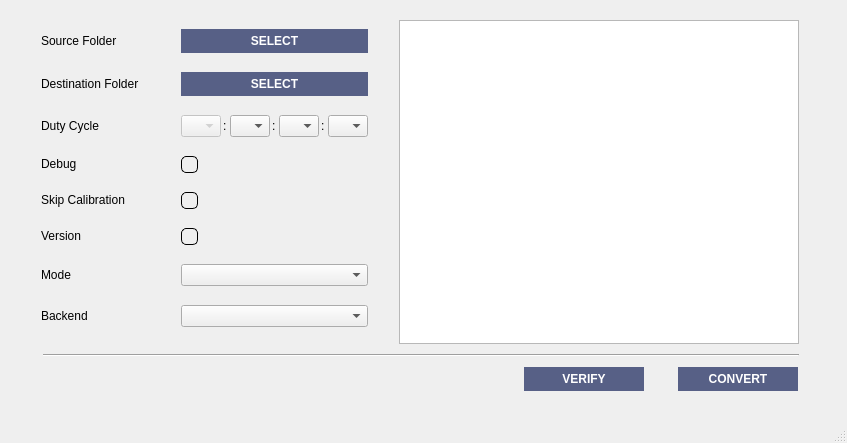
<?xml version="1.0" encoding="UTF-8"?>
<ui version="4.0">
 <class>MainWindow</class>
 <widget class="QMainWindow" name="MainWindow">
  <property name="geometry">
   <rect>
    <x>0</x>
    <y>0</y>
    <width>847</width>
    <height>443</height>
   </rect>
  </property>
  <property name="sizePolicy">
   <sizepolicy hsizetype="Preferred" vsizetype="Preferred">
    <horstretch>0</horstretch>
    <verstretch>0</verstretch>
   </sizepolicy>
  </property>
  <property name="minimumSize">
   <size>
    <width>0</width>
    <height>0</height>
   </size>
  </property>
  <property name="windowTitle">
   <string>d2c-GUI [Data converter programmed by Dr. Fabio Schirru]</string>
  </property>
  <widget class="QWidget" name="centralwidget">
   <property name="sizePolicy">
    <sizepolicy hsizetype="Preferred" vsizetype="Preferred">
     <horstretch>0</horstretch>
     <verstretch>0</verstretch>
    </sizepolicy>
   </property>
   <widget class="QWidget" name="verticalLayoutWidget">
    <property name="geometry">
     <rect>
      <x>20</x>
      <y>20</y>
      <width>802</width>
      <height>371</height>
     </rect>
    </property>
    <layout class="QVBoxLayout" name="verticalLayout">
     <property name="spacing">
      <number>10</number>
     </property>
     <item>
      <layout class="QHBoxLayout" name="horizontalLayout_1" stretch="1,2">
       <property name="spacing">
        <number>10</number>
       </property>
       <property name="sizeConstraint">
        <enum>QLayout::SetDefaultConstraint</enum>
       </property>
       <item>
        <layout class="QGridLayout" name="gridLayout" columnstretch="1,0">
         <item row="1" column="0">
          <widget class="QLabel" name="destination_folder_lb">
           <property name="sizePolicy">
            <sizepolicy hsizetype="Fixed" vsizetype="Fixed">
             <horstretch>0</horstretch>
             <verstretch>0</verstretch>
            </sizepolicy>
           </property>
           <property name="minimumSize">
            <size>
             <width>130</width>
             <height>0</height>
            </size>
           </property>
           <property name="maximumSize">
            <size>
             <width>100</width>
             <height>16777215</height>
            </size>
           </property>
           <property name="text">
            <string>Destination Folder</string>
           </property>
          </widget>
         </item>
         <item row="3" column="1">
          <widget class="QCheckBox" name="debug_cb">
           <property name="enabled">
            <bool>false</bool>
           </property>
           <property name="styleSheet">
            <string notr="true">QCheckBox::indicator {
    width: 15px;
    height: 15px;
    background-color: qradialgradient( spread:pad,
                            cx:0.5,
                            cy:0.5,
                            radius:0.5,
                            fx:0.5,
                            fy:0.5,
                            stop:1 #ddd, 
								stop:0 #fff);

    border-radius: 5px;
    border-style: solid;
    border-width: 1px;
	/*border-top: 2px solid white;
	border-right: 2px solid white;*/
    border-color: black black black black; 
}

/*
QCheckBox::indicator {
    width: 40px;
    height: 40px;
    background-color: qradialgradient(spread:pad, 
                            cx:0.5,
                            cy:0.5,
                            radius:1.9,
                            fx:0.5,
                            fy:0.5,
                            stop:0 rgba(255, 0, 0, 255), 
                            stop:1 rgba(0, 0, 0, 255));
    border-radius: 5px;
    border-style: solid;
    border-width: 2px;
    border-color: white white black black;
} */

QCheckBox::indicator:checked {
    background-color: qradialgradient(spread:pad, 
                            cx:0.5,
                            cy:0.5,
                            radius:0.5,
                            fx:0.5,
                            fy:0.5,
                            stop:0 #ddd, 
                            stop:1 red);
} /*
QCheckBox:checked, QCheckBox::indicator:checked {
    border-color: black black white white;
}
/*
QCheckBox:checked {
    background-color: qradialgradient(spread:pad, 
                            cx:0.739, 
                            cy:0.278364, 
                            radius:0.378, 
                            fx:0.997289, 
                            fy:0.00289117, 
                            stop:0 rgba(255, 255, 255, 255), 
                            stop:1 rgba(160, 160, 160, 255));
} */</string>
           </property>
           <property name="text">
            <string/>
           </property>
          </widget>
         </item>
         <item row="6" column="0">
          <widget class="QLabel" name="mode_lb">
           <property name="sizePolicy">
            <sizepolicy hsizetype="Fixed" vsizetype="Fixed">
             <horstretch>0</horstretch>
             <verstretch>0</verstretch>
            </sizepolicy>
           </property>
           <property name="minimumSize">
            <size>
             <width>100</width>
             <height>0</height>
            </size>
           </property>
           <property name="maximumSize">
            <size>
             <width>100</width>
             <height>16777215</height>
            </size>
           </property>
           <property name="text">
            <string>Mode</string>
           </property>
          </widget>
         </item>
         <item row="5" column="0">
          <widget class="QLabel" name="version_lb">
           <property name="sizePolicy">
            <sizepolicy hsizetype="Fixed" vsizetype="Fixed">
             <horstretch>0</horstretch>
             <verstretch>0</verstretch>
            </sizepolicy>
           </property>
           <property name="minimumSize">
            <size>
             <width>100</width>
             <height>0</height>
            </size>
           </property>
           <property name="maximumSize">
            <size>
             <width>100</width>
             <height>16777215</height>
            </size>
           </property>
           <property name="text">
            <string>Version</string>
           </property>
          </widget>
         </item>
         <item row="0" column="1">
          <widget class="QPushButton" name="source_folder_btn">
           <property name="sizePolicy">
            <sizepolicy hsizetype="Preferred" vsizetype="Fixed">
             <horstretch>0</horstretch>
             <verstretch>0</verstretch>
            </sizepolicy>
           </property>
           <property name="font">
            <font>
             <weight>75</weight>
             <bold>true</bold>
            </font>
           </property>
           <property name="styleSheet">
            <string notr="true">#source_folder_btn {
	background-color: rgb(87, 96, 134);
  	color: white;
  	border: none;
  	padding: 5px;
  	/*border-radius: 5px;*/
	border-style: solid;
    border-width: 0px;
	/*border-top: 2px solid white;
	border-right: 2px solid white;*/
    border-color: black black black black; 
}

#source_folder_btn:hover {
	background-color: rgb(126, 133, 161);
  	/*background-color: #40DAEA;*/
  	color: white;
  	border: none;
  	padding: 5px;
  	/*border-radius: 5px;*/
}

#source_folder_btn:disabled {
	background-color: rgb(126, 133, 161);
  	/*background-color: #40DAEA;*/
  	color: white;
  	border: none;
  	padding: 5px;
  	/*border-radius: 5px;*/
}</string>
           </property>
           <property name="text">
            <string>SELECT</string>
           </property>
          </widget>
         </item>
         <item row="1" column="1">
          <widget class="QPushButton" name="destination_folder_btn">
           <property name="sizePolicy">
            <sizepolicy hsizetype="Preferred" vsizetype="Fixed">
             <horstretch>0</horstretch>
             <verstretch>0</verstretch>
            </sizepolicy>
           </property>
           <property name="font">
            <font>
             <weight>75</weight>
             <bold>true</bold>
            </font>
           </property>
           <property name="styleSheet">
            <string notr="true">#destination_folder_btn {
  	background-color: rgb(87, 96, 134);
  	color: white;
  	border: none;
  	padding: 5px;
  	/*border-radius: 5px;*/
	border-style: solid;
    border-width: 0px;
	/*border-top: 2px solid white;
	border-right: 2px solid white;*/
    border-color: black black black black; 
}

#destination_folder_btn:hover {
	background-color: rgb(126, 133, 161);
  	/*background-color: #40DAEA;*/
  	color: white;
  	border: none;
  	padding: 5px;
  	/*border-radius: 5px;*/
}

#destination_folder_btn:disabled {
	background-color: rgb(126, 133, 161);
  	/*background-color: #40DAEA;*/
  	color: white;
  	border: none;
  	padding: 5px;
  	/*border-radius: 5px;*/
}</string>
           </property>
           <property name="text">
            <string>SELECT</string>
           </property>
          </widget>
         </item>
         <item row="2" column="1">
          <layout class="QHBoxLayout" name="horizontalLayout_2">
           <property name="spacing">
            <number>2</number>
           </property>
           <item>
            <widget class="QComboBox" name="duty_cycle_cmb0">
             <property name="enabled">
              <bool>false</bool>
             </property>
             <property name="sizePolicy">
              <sizepolicy hsizetype="Fixed" vsizetype="Fixed">
               <horstretch>0</horstretch>
               <verstretch>0</verstretch>
              </sizepolicy>
             </property>
             <property name="minimumSize">
              <size>
               <width>40</width>
               <height>0</height>
              </size>
             </property>
             <property name="maximumSize">
              <size>
               <width>40</width>
               <height>16777215</height>
              </size>
             </property>
             <property name="font">
              <font>
               <weight>75</weight>
               <bold>true</bold>
              </font>
             </property>
             <property name="styleSheet">
              <string notr="true">QComboBox{
	border: none;
	background-color: rgb(87, 96, 134);
	selection-background-color: rgb(126, 133, 161);
	color: rgb(255, 255, 255);
	font-weight: bold;
	padding: 5px 
}

#duty_cycle_cmb0:disabled {
	background-color: rgb(126, 133, 161);
  	/*background-color: #40DAEA;*/
  	color: white;
  	border: none;
  	padding: 5px;
  	/*border-radius: 5px;*/
}



QListView{
    border:                 none;
    color:                      rgb(87, 96, 134);
    background-color:   rgb(87, 96, 134);
    font-weight:            bold;
   
}


/*
QComboBox
{
    color:white;
    background-color: qlineargradient(x1:0, y1:0, x2:1,y2:1, stop: 1  #05B0CB, stop: 0  #05B0CB);
    border-color: rgba(255,255,255,200);
    border-width: 1px;
    border-style: solid;
}



QComboBox QListView
{
    border-style: none;
    background-color: qlineargradient(x1:0, y1:0, x2:1,y2:0, stop: 1 rgba(228, 41, 81, 100), stop: 0 rgba(234, 107, 101, 100));
}

QListView:item
{
   color:red;
}



/*
QComboBox
{
    color:white;
    background-color: qlineargradient(x1:0, y1:0, x2:1,y2:1, stop: 1 rgba(228, 41, 81, 100), stop: 0 rgba(234, 107, 101, 100));
    border-color: rgba(255,255,255,200);
    border-width: 1px;
    border-style: solid;
}

QComboBox QListView
{
    border-style: none;
    background-color: qlineargradient(x1:0, y1:0, x2:1,y2:0, stop: 1 rgba(228, 41, 81, 100), stop: 0 rgba(234, 107, 101, 100));
}

QComboBox::drop-down
{
    width: 20px;
    border: 1px;
    border-color:white;
    border-left-style:solid;
    border-top-style: none;
    border-bottom-style: none;
    border-right-style: none;
}

QComboBox::down-arrow
{
    image: url(:/ArrowImages/images/whitearrowdown16.png);
    width: 16px;
    height: 16px;
}

</string>
             </property>
            </widget>
           </item>
           <item>
            <widget class="QLabel" name="label_4">
             <property name="sizePolicy">
              <sizepolicy hsizetype="Preferred" vsizetype="Preferred">
               <horstretch>0</horstretch>
               <verstretch>0</verstretch>
              </sizepolicy>
             </property>
             <property name="minimumSize">
              <size>
               <width>5</width>
               <height>0</height>
              </size>
             </property>
             <property name="maximumSize">
              <size>
               <width>5</width>
               <height>16777215</height>
              </size>
             </property>
             <property name="text">
              <string>:</string>
             </property>
            </widget>
           </item>
           <item>
            <widget class="QComboBox" name="duty_cycle_cmb1">
             <property name="sizePolicy">
              <sizepolicy hsizetype="Fixed" vsizetype="Fixed">
               <horstretch>0</horstretch>
               <verstretch>0</verstretch>
              </sizepolicy>
             </property>
             <property name="minimumSize">
              <size>
               <width>40</width>
               <height>0</height>
              </size>
             </property>
             <property name="maximumSize">
              <size>
               <width>40</width>
               <height>16777215</height>
              </size>
             </property>
             <property name="font">
              <font>
               <weight>75</weight>
               <bold>true</bold>
              </font>
             </property>
             <property name="styleSheet">
              <string notr="true">QComboBox{
	border: none;
	background-color: rgb(87, 96, 134);
	selection-background-color: rgb(126, 133, 161);
	color: rgb(255, 255, 255);
	font-weight: bold;
	padding: 5px 
}

#duty_cycle_cmb1:disabled {
	background-color: rgb(126, 133, 161);
  	/*background-color: #40DAEA;*/
  	color: white;
  	border: none;
  	padding: 5px;
  	/*border-radius: 5px;*/
}

QListView{
    border:                 none;
    color:                      rgb(87, 96, 134);
    background-color:   rgb(87, 96, 134);
    font-weight:            bold;
   
}

/*QComboBox
{
    color:white;
    background-color: qlineargradient(x1:0, y1:0, x2:1,y2:1, stop: 1  #05B0CB, stop: 0  #05B0CB);
    border-color: rgba(255,255,255,200);
    border-width: 1px;
    border-style: solid;
}

</string>
             </property>
            </widget>
           </item>
           <item>
            <widget class="QLabel" name="label_5">
             <property name="sizePolicy">
              <sizepolicy hsizetype="Preferred" vsizetype="Preferred">
               <horstretch>0</horstretch>
               <verstretch>0</verstretch>
              </sizepolicy>
             </property>
             <property name="minimumSize">
              <size>
               <width>5</width>
               <height>0</height>
              </size>
             </property>
             <property name="maximumSize">
              <size>
               <width>5</width>
               <height>16777215</height>
              </size>
             </property>
             <property name="text">
              <string>:</string>
             </property>
            </widget>
           </item>
           <item>
            <widget class="QComboBox" name="duty_cycle_cmb2">
             <property name="sizePolicy">
              <sizepolicy hsizetype="Fixed" vsizetype="Fixed">
               <horstretch>0</horstretch>
               <verstretch>0</verstretch>
              </sizepolicy>
             </property>
             <property name="minimumSize">
              <size>
               <width>40</width>
               <height>0</height>
              </size>
             </property>
             <property name="maximumSize">
              <size>
               <width>40</width>
               <height>16777215</height>
              </size>
             </property>
             <property name="font">
              <font>
               <weight>75</weight>
               <bold>true</bold>
              </font>
             </property>
             <property name="styleSheet">
              <string notr="true">QComboBox{
	border: none;
	background-color: rgb(87, 96, 134);
	selection-background-color: rgb(126, 133, 161);
	color: rgb(255, 255, 255);
	font-weight: bold;
	padding: 5px 
}

#duty_cycle_cmb2:disabled {
	background-color: rgb(126, 133, 161);
  	/*background-color: #40DAEA;*/
  	color: white;
  	border: none;
  	padding: 5px;
  	/*border-radius: 5px;*/
}

QListView{
    border:                 none;
    color:                      rgb(87, 96, 134);
    background-color:   rgb(87, 96, 134);
    font-weight:            bold;
   
}
/*QComboBox
{
    color:white;
    background-color: qlineargradient(x1:0, y1:0, x2:1,y2:1, stop: 1  #05B0CB, stop: 0  #05B0CB);
    border-color: rgba(255,255,255,200);
    border-width: 1px;
    border-style: solid;
}

</string>
             </property>
            </widget>
           </item>
           <item>
            <widget class="QLabel" name="label">
             <property name="minimumSize">
              <size>
               <width>5</width>
               <height>0</height>
              </size>
             </property>
             <property name="maximumSize">
              <size>
               <width>5</width>
               <height>16777215</height>
              </size>
             </property>
             <property name="text">
              <string>:</string>
             </property>
            </widget>
           </item>
           <item>
            <widget class="QComboBox" name="duty_cycle_cmb3">
             <property name="enabled">
              <bool>true</bool>
             </property>
             <property name="sizePolicy">
              <sizepolicy hsizetype="Fixed" vsizetype="Fixed">
               <horstretch>0</horstretch>
               <verstretch>0</verstretch>
              </sizepolicy>
             </property>
             <property name="minimumSize">
              <size>
               <width>40</width>
               <height>0</height>
              </size>
             </property>
             <property name="maximumSize">
              <size>
               <width>40</width>
               <height>16777215</height>
              </size>
             </property>
             <property name="styleSheet">
              <string notr="true">QComboBox{
	border: none;
	background-color: rgb(87, 96, 134);
	selection-background-color: rgb(126, 133, 161);
	color: rgb(255, 255, 255);
	font-weight: bold;
	padding: 5px 
}

#duty_cycle_cmb3:disabled {
	background-color: rgb(126, 133, 161);
  	/*background-color: #40DAEA;*/
  	color: white;
  	border: none;
  	padding: 5px;
  	/*border-radius: 5px;*/
}

QListView{
    border:                 none;
    color:                      rgb(87, 96, 134);
    background-color:   rgb(87, 96, 134);
    font-weight:            bold;
   
}
/*QComboBox
{
    color:white;
    background-color: qlineargradient(x1:0, y1:0, x2:1,y2:1, stop: 1  #05B0CB, stop: 0  #05B0CB);
    border-color: rgba(255,255,255,200);
    border-width: 1px;
    border-style: solid;
}

</string>
             </property>
            </widget>
           </item>
          </layout>
         </item>
         <item row="7" column="0">
          <widget class="QLabel" name="backend_lb">
           <property name="sizePolicy">
            <sizepolicy hsizetype="Fixed" vsizetype="Fixed">
             <horstretch>0</horstretch>
             <verstretch>0</verstretch>
            </sizepolicy>
           </property>
           <property name="minimumSize">
            <size>
             <width>100</width>
             <height>0</height>
            </size>
           </property>
           <property name="maximumSize">
            <size>
             <width>100</width>
             <height>16777215</height>
            </size>
           </property>
           <property name="text">
            <string>Backend</string>
           </property>
          </widget>
         </item>
         <item row="5" column="1">
          <widget class="QCheckBox" name="version_cb">
           <property name="enabled">
            <bool>false</bool>
           </property>
           <property name="styleSheet">
            <string notr="true">QCheckBox::indicator {
    width: 15px;
    height: 15px;
    background-color: qradialgradient( spread:pad,
                            cx:0.5,
                            cy:0.5,
                            radius:0.5,
                            fx:0.5,
                            fy:0.5,
                            stop:1 #ddd, 
								stop:0 #fff);

    border-radius: 5px;
    border-style: solid;
    border-width: 1px;
	/*border-top: 2px solid white;
	border-right: 2px solid white;*/
    border-color: black black black black; 
}

/*
QCheckBox::indicator {
    width: 40px;
    height: 40px;
    background-color: qradialgradient(spread:pad, 
                            cx:0.5,
                            cy:0.5,
                            radius:1.9,
                            fx:0.5,
                            fy:0.5,
                            stop:0 rgba(255, 0, 0, 255), 
                            stop:1 rgba(0, 0, 0, 255));
    border-radius: 5px;
    border-style: solid;
    border-width: 2px;
    border-color: white white black black;
} */

QCheckBox::indicator:checked {
    background-color: qradialgradient(spread:pad, 
                            cx:0.5,
                            cy:0.5,
                            radius:0.5,
                            fx:0.5,
                            fy:0.5,
                            stop:0 #ddd, 
                            stop:1 red);
} /*
QCheckBox:checked, QCheckBox::indicator:checked {
    border-color: black black white white;
}
/*
QCheckBox:checked {
    background-color: qradialgradient(spread:pad, 
                            cx:0.739, 
                            cy:0.278364, 
                            radius:0.378, 
                            fx:0.997289, 
                            fy:0.00289117, 
                            stop:0 rgba(255, 255, 255, 255), 
                            stop:1 rgba(160, 160, 160, 255));
} */</string>
           </property>
           <property name="text">
            <string/>
           </property>
          </widget>
         </item>
         <item row="0" column="0">
          <widget class="QLabel" name="source_folder_lb">
           <property name="sizePolicy">
            <sizepolicy hsizetype="Fixed" vsizetype="Fixed">
             <horstretch>100</horstretch>
             <verstretch>0</verstretch>
            </sizepolicy>
           </property>
           <property name="minimumSize">
            <size>
             <width>100</width>
             <height>0</height>
            </size>
           </property>
           <property name="text">
            <string>Source Folder</string>
           </property>
          </widget>
         </item>
         <item row="2" column="0">
          <widget class="QLabel" name="duty_cycle_lb">
           <property name="sizePolicy">
            <sizepolicy hsizetype="Fixed" vsizetype="Fixed">
             <horstretch>0</horstretch>
             <verstretch>0</verstretch>
            </sizepolicy>
           </property>
           <property name="minimumSize">
            <size>
             <width>100</width>
             <height>0</height>
            </size>
           </property>
           <property name="maximumSize">
            <size>
             <width>100</width>
             <height>16777215</height>
            </size>
           </property>
           <property name="text">
            <string>Duty Cycle</string>
           </property>
          </widget>
         </item>
         <item row="7" column="1">
          <widget class="QComboBox" name="backend_cmb">
           <property name="sizePolicy">
            <sizepolicy hsizetype="Preferred" vsizetype="Fixed">
             <horstretch>0</horstretch>
             <verstretch>0</verstretch>
            </sizepolicy>
           </property>
           <property name="font">
            <font>
             <weight>75</weight>
             <bold>true</bold>
            </font>
           </property>
           <property name="styleSheet">
            <string notr="true">QComboBox{
	border: none;
	background-color: rgb(87, 96, 134);
	selection-background-color: rgb(126, 133, 161);
	color: rgb(255, 255, 255);
	font-weight: bold;
	padding: 5px 
}

#backend_cmb:disabled {
	background-color: rgb(126, 133, 161);
  	/*background-color: #40DAEA;*/
  	color: white;
  	border: none;
  	padding: 5px;
  	/*border-radius: 5px;*/
}

QListView{
    border:                 none;
    color:                      rgb(87, 96, 134);
    background-color:   rgb(87, 96, 134);
    font-weight:            bold;
   
}
/*QComboBox
{
    color:white;
    background-color: qlineargradient(x1:0, y1:0, x2:1,y2:1, stop: 1  #05B0CB, stop: 0  #05B0CB);
    border-color: rgba(255,255,255,200);
    border-width: 1px;
    border-style: solid;
}

</string>
           </property>
          </widget>
         </item>
         <item row="3" column="0">
          <widget class="QLabel" name="debug_lb">
           <property name="sizePolicy">
            <sizepolicy hsizetype="Fixed" vsizetype="Fixed">
             <horstretch>100</horstretch>
             <verstretch>0</verstretch>
            </sizepolicy>
           </property>
           <property name="minimumSize">
            <size>
             <width>100</width>
             <height>0</height>
            </size>
           </property>
           <property name="text">
            <string>Debug</string>
           </property>
          </widget>
         </item>
         <item row="4" column="1">
          <widget class="QCheckBox" name="calibration_cb">
           <property name="styleSheet">
            <string notr="true">QCheckBox::indicator {
    width: 15px;
    height: 15px;
    background-color: qradialgradient( spread:pad,
                            cx:0.5,
                            cy:0.5,
                            radius:0.5,
                            fx:0.5,
                            fy:0.5,
                            stop:1 #ddd, 
								stop:0 #fff);

    border-radius: 5px;
    border-style: solid;
    border-width: 1px;
	/*border-top: 2px solid white;
	border-right: 2px solid white;*/
    border-color: black black black black; 
}

/*
QCheckBox::indicator {
    width: 40px;
    height: 40px;
    background-color: qradialgradient(spread:pad, 
                            cx:0.5,
                            cy:0.5,
                            radius:1.9,
                            fx:0.5,
                            fy:0.5,
                            stop:0 rgba(255, 0, 0, 255), 
                            stop:1 rgba(0, 0, 0, 255));
    border-radius: 5px;
    border-style: solid;
    border-width: 2px;
    border-color: white white black black;
} */

QCheckBox::indicator:checked {
    background-color: qradialgradient(spread:pad, 
                            cx:0.5,
                            cy:0.5,
                            radius:0.5,
                            fx:0.5,
                            fy:0.5,
                            stop:0 #ddd, 
                            stop:1 red);
} /*
QCheckBox:checked, QCheckBox::indicator:checked {
    border-color: black black white white;
}
/*
QCheckBox:checked {
    background-color: qradialgradient(spread:pad, 
                            cx:0.739, 
                            cy:0.278364, 
                            radius:0.378, 
                            fx:0.997289, 
                            fy:0.00289117, 
                            stop:0 rgba(255, 255, 255, 255), 
                            stop:1 rgba(160, 160, 160, 255));
} */</string>
           </property>
           <property name="text">
            <string/>
           </property>
          </widget>
         </item>
         <item row="6" column="1">
          <widget class="QComboBox" name="mode_cmb">
           <property name="sizePolicy">
            <sizepolicy hsizetype="Preferred" vsizetype="Fixed">
             <horstretch>0</horstretch>
             <verstretch>0</verstretch>
            </sizepolicy>
           </property>
           <property name="font">
            <font>
             <weight>75</weight>
             <bold>true</bold>
            </font>
           </property>
           <property name="styleSheet">
            <string notr="true">QComboBox{
	border: none;
	background-color: rgb(87, 96, 134);
	selection-background-color: rgb(126, 133, 161);
	color: rgb(255, 255, 255);
	font-weight: bold;
	padding: 5px 
}

#mode_cmb:disabled {
	background-color: rgb(126, 133, 161);
  	/*background-color: #40DAEA;*/
  	color: white;
  	border: none;
  	padding: 5px;
  	/*border-radius: 5px;*/
}

QListView{
    border:                 none;
    color:                      rgb(87, 96, 134);
    background-color:   rgb(87, 96, 134);
    font-weight:            bold;
   
}
/*QComboBox
{
    color:white;
    background-color: qlineargradient(x1:0, y1:0, x2:1,y2:1, stop: 1  #05B0CB, stop: 0  #05B0CB);
    border-color: rgba(255,255,255,200);
    border-width: 1px;
    border-style: solid;
	padding: 20x
}

</string>
           </property>
          </widget>
         </item>
         <item row="4" column="0">
          <widget class="QLabel" name="calibration_lb">
           <property name="sizePolicy">
            <sizepolicy hsizetype="Fixed" vsizetype="Fixed">
             <horstretch>0</horstretch>
             <verstretch>0</verstretch>
            </sizepolicy>
           </property>
           <property name="minimumSize">
            <size>
             <width>120</width>
             <height>0</height>
            </size>
           </property>
           <property name="maximumSize">
            <size>
             <width>100</width>
             <height>16777215</height>
            </size>
           </property>
           <property name="text">
            <string>Skip Calibration</string>
           </property>
          </widget>
         </item>
        </layout>
       </item>
       <item>
        <widget class="QPlainTextEdit" name="info_panel_ta">
         <property name="sizePolicy">
          <sizepolicy hsizetype="Preferred" vsizetype="Preferred">
           <horstretch>0</horstretch>
           <verstretch>0</verstretch>
          </sizepolicy>
         </property>
         <property name="minimumSize">
          <size>
           <width>400</width>
           <height>0</height>
          </size>
         </property>
         <property name="maximumSize">
          <size>
           <width>400</width>
           <height>16777215</height>
          </size>
         </property>
         <property name="font">
          <font>
           <weight>50</weight>
           <bold>false</bold>
          </font>
         </property>
        </widget>
       </item>
      </layout>
     </item>
     <item alignment="Qt::AlignHCenter">
      <widget class="Line" name="line">
       <property name="sizePolicy">
        <sizepolicy hsizetype="Minimum" vsizetype="Fixed">
         <horstretch>0</horstretch>
         <verstretch>0</verstretch>
        </sizepolicy>
       </property>
       <property name="minimumSize">
        <size>
         <width>756</width>
         <height>0</height>
        </size>
       </property>
       <property name="maximumSize">
        <size>
         <width>200</width>
         <height>16777215</height>
        </size>
       </property>
       <property name="orientation">
        <enum>Qt::Horizontal</enum>
       </property>
      </widget>
     </item>
     <item>
      <layout class="QHBoxLayout" name="horizontalLayout" stretch="0,0">
       <property name="spacing">
        <number>10</number>
       </property>
       <property name="leftMargin">
        <number>480</number>
       </property>
       <item>
        <widget class="QPushButton" name="verify_btn">
         <property name="sizePolicy">
          <sizepolicy hsizetype="MinimumExpanding" vsizetype="Fixed">
           <horstretch>0</horstretch>
           <verstretch>0</verstretch>
          </sizepolicy>
         </property>
         <property name="maximumSize">
          <size>
           <width>120</width>
           <height>16777215</height>
          </size>
         </property>
         <property name="font">
          <font>
           <weight>75</weight>
           <bold>true</bold>
          </font>
         </property>
         <property name="styleSheet">
          <string notr="true">#verify_btn {
  	background-color: rgb(87, 96, 134);
  	color: white;
  	border: none;
  	padding: 5px;
  	/*border-radius: 5px;*/
	border-style: solid;
    border-width: 0px;
	/*border-top: 2px solid white;
	border-right: 2px solid white;*/
    border-color: black black black black; 
}

#verify_btn:hover {
	background-color: rgb(126, 133, 161);
  	/*background-color: #40DAEA;*/
  	color: white;
  	border: none;
  	padding: 5px;
  	/*border-radius: 5px;*/
}

#verify_btn:disabled {
	background-color: rgb(126, 133, 161);
  	/*background-color: #40DAEA;*/
  	color: white;
  	border: none;
  	padding: 5px;
  	/*border-radius: 5px;*/
}</string>
         </property>
         <property name="text">
          <string>VERIFY</string>
         </property>
        </widget>
       </item>
       <item>
        <widget class="QPushButton" name="convert_btn">
         <property name="sizePolicy">
          <sizepolicy hsizetype="MinimumExpanding" vsizetype="Fixed">
           <horstretch>0</horstretch>
           <verstretch>0</verstretch>
          </sizepolicy>
         </property>
         <property name="maximumSize">
          <size>
           <width>120</width>
           <height>16777215</height>
          </size>
         </property>
         <property name="font">
          <font>
           <weight>75</weight>
           <bold>true</bold>
          </font>
         </property>
         <property name="styleSheet">
          <string notr="true">#convert_btn {
  	background-color: rgb(87, 96, 134);
  	color: white;
  	border: none;
  	padding: 5px;
  	/*border-radius: 5px;*/
	border-style: solid;
    border-width: 0px;
	/*border-top: 2px solid white;
	border-right: 2px solid white;*/
    border-color: black black black black; 
}

#convert_btn:hover {
	background-color: rgb(126, 133, 161);
  	/*background-color: #40DAEA;*/
  	color: white;
  	border: none;
  	padding: 5px;
  	/*border-radius: 5px;*/
}

#convert_btn:disabled {
	background-color: rgb(126, 133, 161);
  	/*background-color: #40DAEA;*/
  	color: white;
  	border: none;
  	padding: 5px;
  	/*border-radius: 5px;*/
}</string>
         </property>
         <property name="text">
          <string>CONVERT</string>
         </property>
        </widget>
       </item>
      </layout>
     </item>
    </layout>
   </widget>
  </widget>
  <widget class="QMenuBar" name="menubar">
   <property name="geometry">
    <rect>
     <x>0</x>
     <y>0</y>
     <width>847</width>
     <height>25</height>
    </rect>
   </property>
  </widget>
  <widget class="QStatusBar" name="statusbar"/>
 </widget>
 <resources/>
 <connections/>
</ui>
